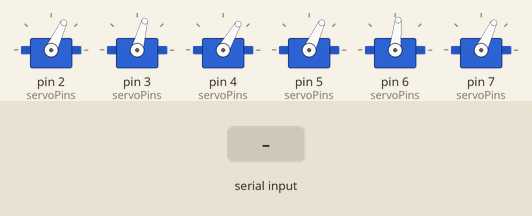
This sketch was run on a simulated Arduino Uno, built with avr-gcc and run on an emulated ATmega328P. On the bench: 6 × servo. Inputs (shaded band) come from the test bench.

Above: at 3.9 s.
4.0 s: "90,45\n" received over Serial
At 4.9 s:
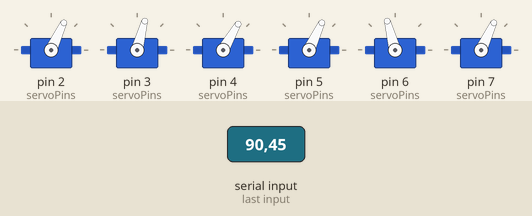
5.5 s: "30,150\n" received over Serial
At 6.0 s:
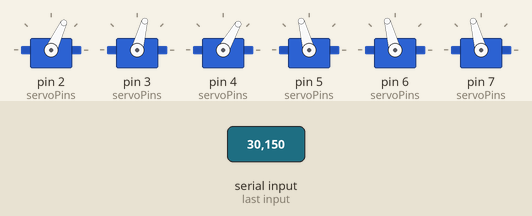
7.0 s: "90\n" received over Serial
At 8.2 s:
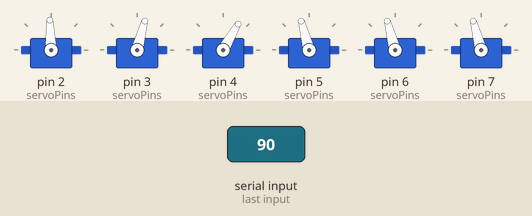
8.5 s: "5\n" received over Serial
At 9.5 s:
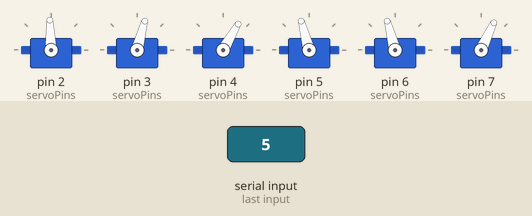
10.0 s: "200\n" received over Serial
At 10.7 s:
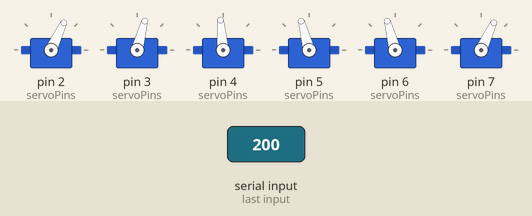
11.5 s: "90,45\n" received over Serial
At 11.8 s:
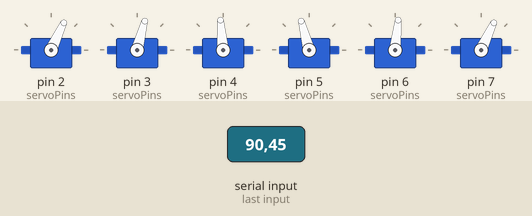
Timing chart, 0 to 14.0 s (numbered marks = the images above; inputs shaded):
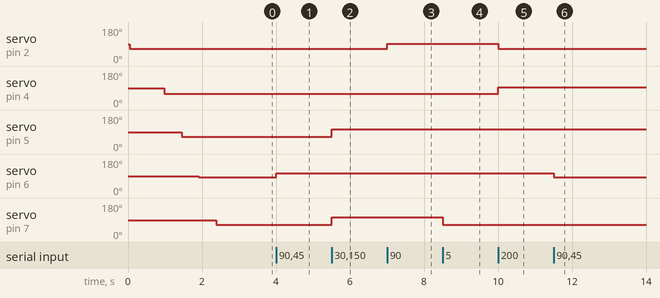

Measured:
- after the input at 4.0 s, servo on pin 6 (servoPins): 84° → 105° at once
- after the input at 5.5 s, servo on pin 5 (servoPins), servo on pin 7 (servoPins): 65° → 105° at once
- after the input at 7.0 s, servo on pin 2 (servoPins): 65° → 92° at once
- after the input at 8.5 s, servo on pin 7 (servoPins): 105° → 65° at once
- after the input at 10.0 s, servo on pin 2 (servoPins): 92° → 65° at once; servo on pin 4 (servoPins): 60° → 95° at once
- after the input at 11.5 s, servo on pin 6 (servoPins): 105° → 84° at once

The sketch:

Arduino_Code.ino
```cpp
#include <Servo.h>

// Config
int servoPins[] = {2, 3, 4, 5, 6, 7};
int startingDEG[] = {65, 75, 60, 65, 84, 65};
int endingDEG[] = {92, 105, 95, 105, 105, 105};

// DO NOT TOUCH ANYTHING BELOW HERE
Servo servos[6];

void setup() {
  Serial.begin(115200);
  for (int i = 0; i < 6; i++) {
    int servoPin = servoPins[i];
    servos[i].attach(servoPin);
    delay(50);
    servos[i].write(startingDEG[i]);
    delay(416);
  }
}
void loop() {
  if (Serial.available() > 0) {
    char input = Serial.read();
    int servoID = atoi(&input);
    if (servoID < 6 && servoID >= 0) {
      if (servos[servoID].read() <= startingDEG[servoID] + 3) {
        servos[servoID].write(endingDEG[servoID]);
      } else {
        servos[servoID].write(startingDEG[servoID]);
      }
    }
    while (Serial.available()) {
      Serial.read();
    }
  }
}
```
